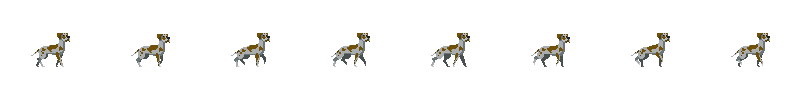
#> input picture ui-desktop/src/main/resources/pets/dogs/Dog-3-Great-Dane/Great-Dane-walk.png, 800 x 100 px, given in place of Cat-1-Laying.png, which was not available
$ python add_lying_tails.py ../../ui-desktop/src/main/resources/pets/dogs/Dog-3-Great-Dane
#> lines starting #> are read from the running program, lines starting #| are printed output that depends on the picture
"""Adds a tail to the bundled cats' lying-down poses.

In the CC0 cat packs the last two frames of Laying and the Sleeping1 frame have no tail, so a lying cat reads
as a loaf. This draws one in each cat's own tail colours (sampled from the standing first frame of Laying):
out of the rump along the ground, the tip curling up.
Usage: python tools/pets/add_lying_tails.py <pets/cats directory>
Run it once, on sprites without the tail (it would extend an existing one).
"""
import collections, os, sys
from PIL import Image

FRAME = 50
CATS = ['Cat-1', 'Cat-2', 'Cat-3', 'Cat-4', 'Cat-5', 'Cat-6']
TARGETS = [('Laying', 6), ('Laying', 7), ('Sleeping1', 0)]


def opaque(px, size, x, y):
    return 0 <= x < size[0] and 0 <= y < size[1] and px[x, y][3] > 40


def tail_colours(laying):
    frame = laying.crop((0, 0, FRAME, FRAME))
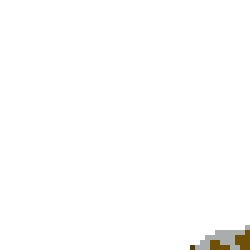
#> frame: PIL image 50x50 RGBA (shown 5 times larger); mean R, G, B, A 2.3, 2.1, 1.7, 4; transparent parts drawn white
    px = frame.load()
    xs = [x for x in range(FRAME) for y in range(FRAME) if opaque(px, frame.size, x, y)]
#> xs = 39 values from 38 to 49
    left = min(xs)
#> left = 38
    count = collections.Counter(px[x, y][:3] for x in range(left, left + 3) for y in range(FRAME)
                                if opaque(px, frame.size, x, y))
#> count = {(85, 61, 8): 1, (169, 173, 174): 3}
    ranked = [c for c, _ in count.most_common()]
#> ranked = [(169, 173, 174), (85, 61, 8)]
#> further down, image is the input picture: PIL image 800x100 RGBA; mean R, G, B, A 6.6, 6.4, 5.4, 13.1
    return ranked[0], (ranked[1] if len(ranked) > 1 else ranked[0])


def add_tail(image, x0, main, tip):
#> called with x0 = 300, main = (169, 173, 174), tip = (85, 61, 8)
    px = image.load()
    cells = [(x, y) for y in range(FRAME) for x in range(x0, x0 + FRAME) if opaque(px, image.size, x, y)]
#> cells = 38 pairs, first value 339 to 349, second value 45 to 49
    bottom = max(y for _, y in cells)
#> bottom = 49
    rear = min(x for x, y in cells if y == bottom)
#> rear = 339
    path = [(rear - d, bottom) for d in range(1, 6)] + [(rear - 6, bottom - 1), (rear - 6, bottom - 2)]
#> path = [(338, 49), (337, 49), (336, 49), (335, 49), (334, 49), (333, 48), (333, 47)]
    for i, (x, y) in enumerate(path):
        px[x, y] = (tip if i >= len(path) - 2 else main) + (255,)
#> this loop made 7 passes


root = sys.argv[1]
for cat in CATS:
    folder = os.path.join(root, cat)
    main, tip = tail_colours(Image.open(os.path.join(folder, f'{cat}-Laying.png')).convert('RGBA'))
    for name, index in TARGETS:
        path = os.path.join(folder, f'{cat}-{name}.png')
        image = Image.open(path).convert('RGBA')
        add_tail(image, index * FRAME, main, tip)
        image.save(path)
#> pass 2 of the loop `for cat in CATS:`:
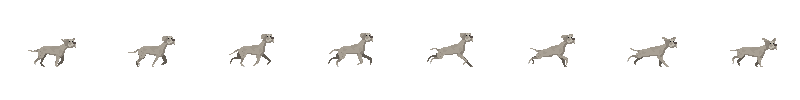
#> input picture ui-desktop/src/main/resources/pets/dogs/Dog-3-Great-Dane/Weimaraner-run.png, 800 x 100 px, given in place of Cat-2-Laying.png, which was not available
#> in tail_colours (call 2), `frame = laying.crop((0, 0, FRAME, FRAME))`:
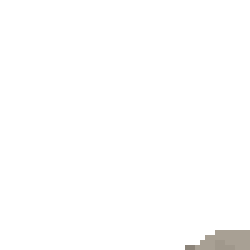
#> frame: PIL image 50x50 RGBA (shown 5 times larger); mean R, G, B, A 2.6, 2.5, 2.3, 4; transparent parts drawn white
#> xs = 39 values from 37 to 49
#> left = 37
#> count = {(140, 132, 122): 2, (168, 160, 148): 1}
#> ranked = [(140, 132, 122), (168, 160, 148)]
#> image is the input picture: PIL image 800x100 RGBA; mean R, G, B, A 7.5, 7.2, 6.6, 12.6
#> (the run stopped early here; a loop or call above may not have finished)
